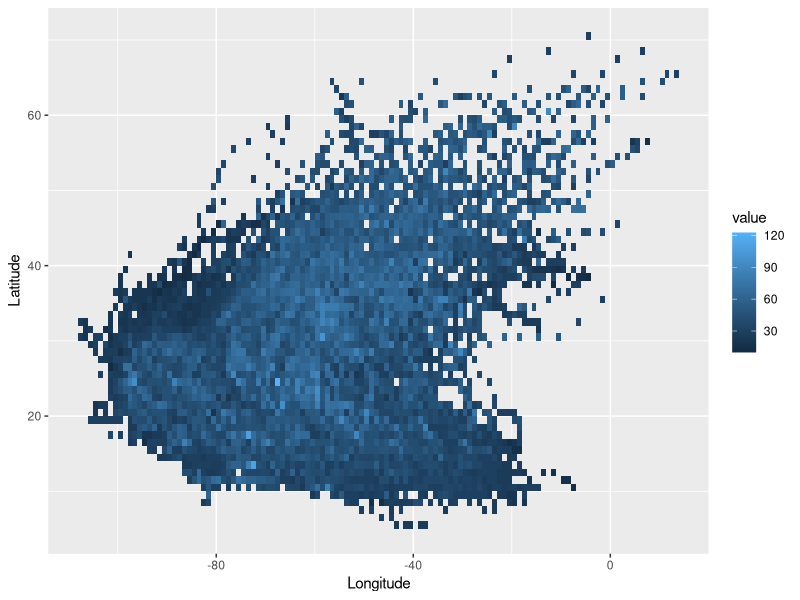
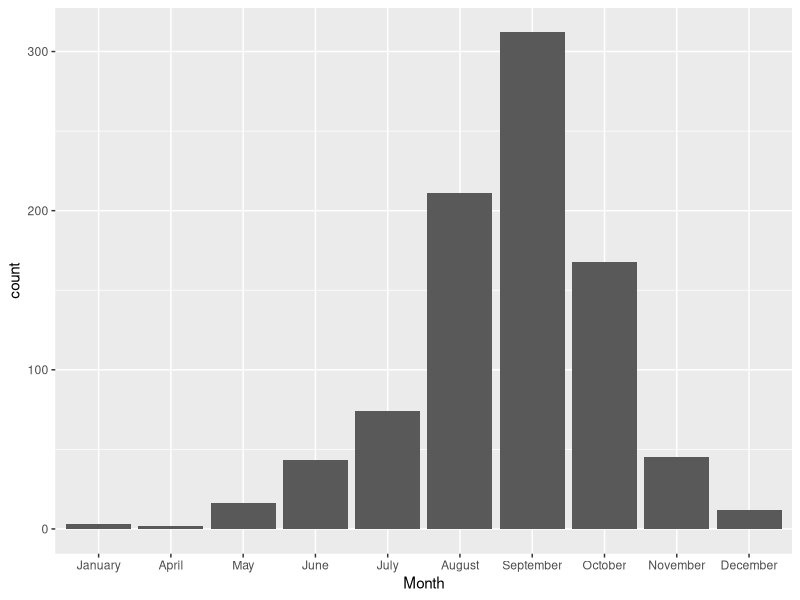
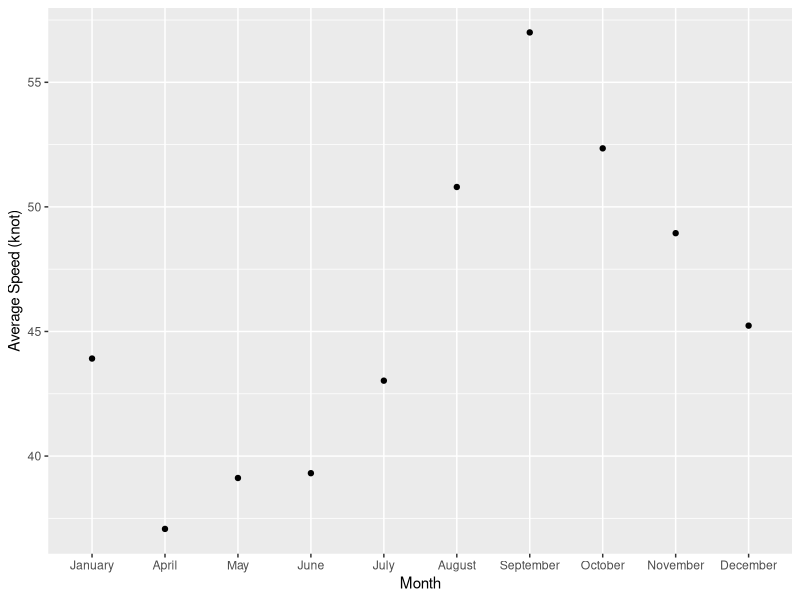
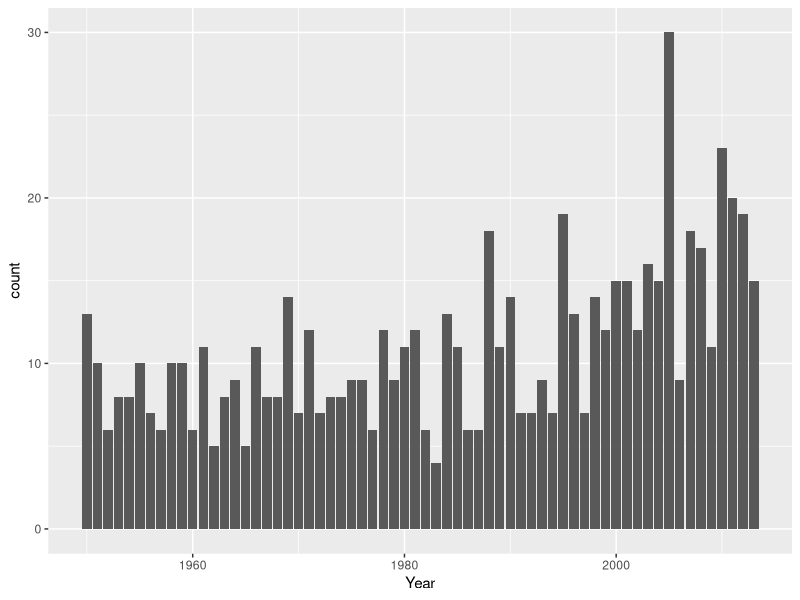
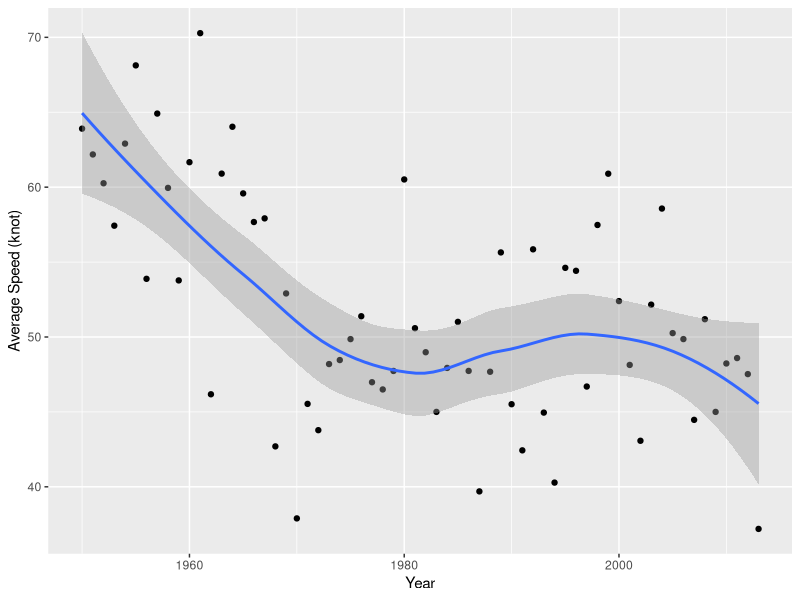
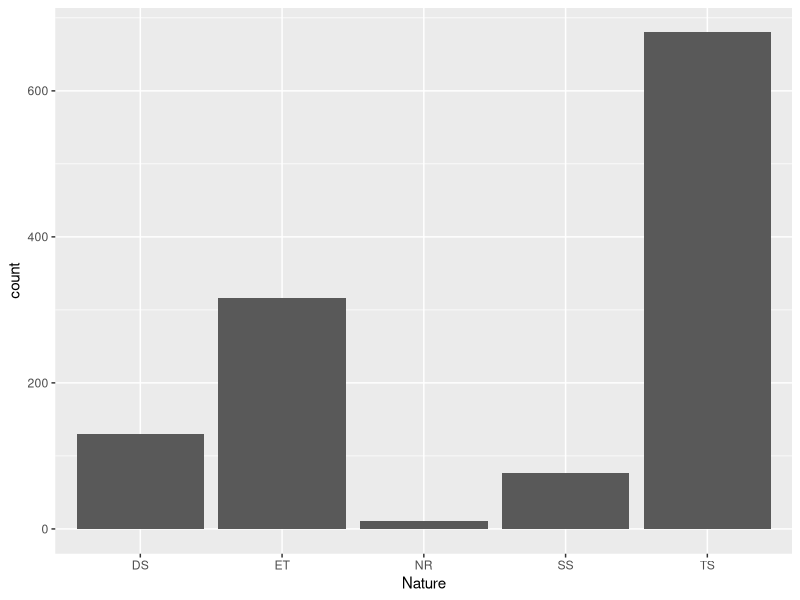
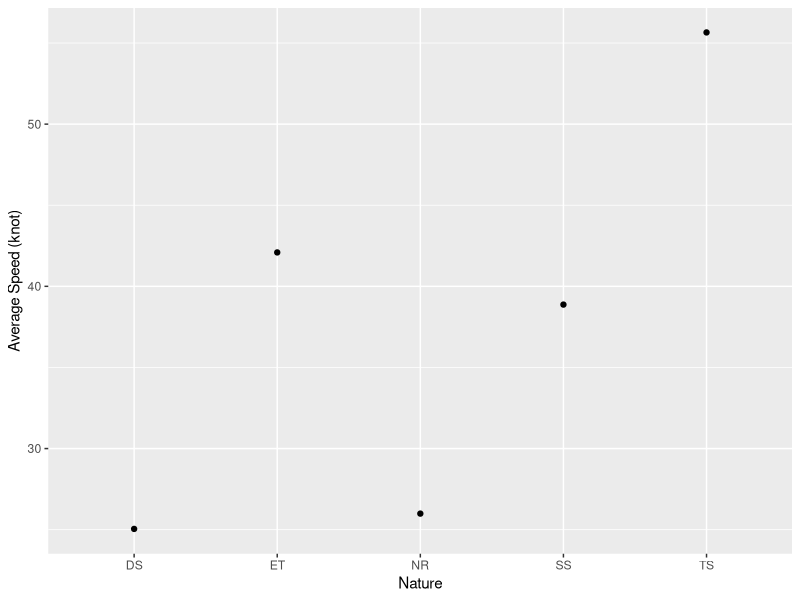

Reproduce these figures in R, in order.
## ---- chunk 1
knitr::opts_chunk$set(echo = TRUE)
## ---- chunk 2
library(ggplot2)
dt= read.csv("./hurrican703.csv")
ggplot(data=dt, aes(x = Longitude, y = Latitude)) + 
  stat_summary_2d(data = dt, aes(x = Longitude, y = Latitude, z = dt$Wind.kt), fun = median, binwidth = c(1, 1), show.legend = TRUE) 
# + ggtitle("Distribution of Hurricanes at Different Location")
library(data.table)
dt <- as.data.table(dt)
summary(dt)
## ---- chunk 3
library(tidyverse)
dt_long <- dt %>%
    dplyr::group_by(ID) %>% 
    mutate(Wind_prev = lag(Wind.kt, 1),
           Lat_change = Latitude - lag(Latitude, 1),
           Long_change = Longitude - lag(Longitude, 1),
           Wind_prev_prev = lag(Wind.kt, 2)) %>% 
    mutate(Wind_change = Wind_prev - Wind_prev_prev)

save(dt_long, file = "dt_long.RData")
## ---- chunk 4
# Month and count
storms_month_name = distinct(group_by(select(dt_long, Month, ID), Month))

storms_month_name %>% 
  dplyr::group_by(Month) %>% 
  mutate(Month =  factor(Month, levels = month.name)) %>%  
  ggplot(aes(x = Month)) +
  geom_bar()
# + ggtitle("Count of Hurricanes in Each Month")

dt_long %>% 
  dplyr::group_by(Month) %>% 
  mutate(avg_speed = mean(Wind.kt)) %>% 
  distinct(Month, avg_speed) %>% 
  mutate(Month =  factor(Month, levels = month.name))%>% 
  ggplot(aes(x = Month, y = avg_speed)) +
  geom_point() +
  scale_y_continuous("Average Speed (knot)")
# + ggtitle("Average Speed (knot) of Hurricanes in Each Month")
## ---- chunk 5
# Season and count
storms_season_name = distinct(group_by(select(dt_long, Season, ID), Season))
ggplot(data = storms_season_name) + 
  geom_bar(aes(x = Season)) +
  scale_x_continuous("Year")
# + ggtitle("Count of Hurricanes in Each Year")
  

dt_long %>% 
  dplyr::group_by(Season) %>% 
  mutate(avg_speed = mean(Wind.kt)) %>% 
  distinct(Season, avg_speed) %>% 
  ggplot(aes(x = Season, y = avg_speed)) +
  geom_point() +
  geom_smooth(method = "loess") +
  scale_y_continuous("Average Speed (knot)") +
  scale_x_continuous("Year") 
# + ggtitle("Average Speed (knot) of Hurricanes in Each Year")
## ---- chunk 6
# Nature and count
storms_nature_name = distinct(group_by(select(dt_long, Nature, ID), Nature))
ggplot(data = storms_nature_name) + 
  geom_bar(aes(x = Nature))
# + ggtitle("Count of Hurricanes in Each Nature")

dt_long %>% 
  dplyr::group_by(Nature) %>% 
  mutate(avg_speed = mean(Wind.kt)) %>% 
  distinct(Nature, avg_speed) %>% 
  ggplot(aes(x = Nature, y = avg_speed)) +
  geom_point() +
  scale_y_continuous("Average Speed (knot)") 
# + ggtitle("Average Speed (knot) of Hurricanes in Each Nature")
